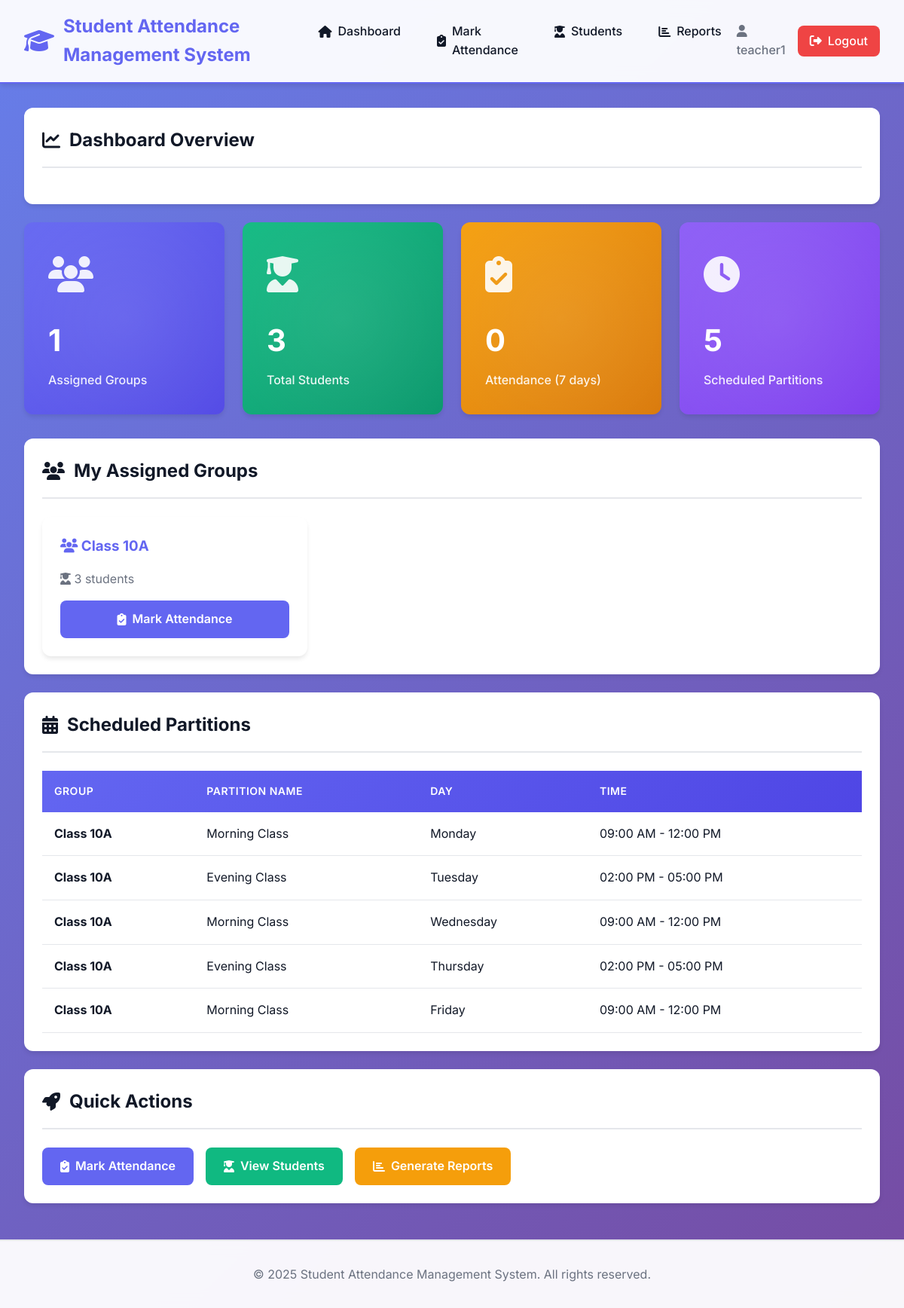
Before: /teacher/dashboard.php (signed in) with the older database file.
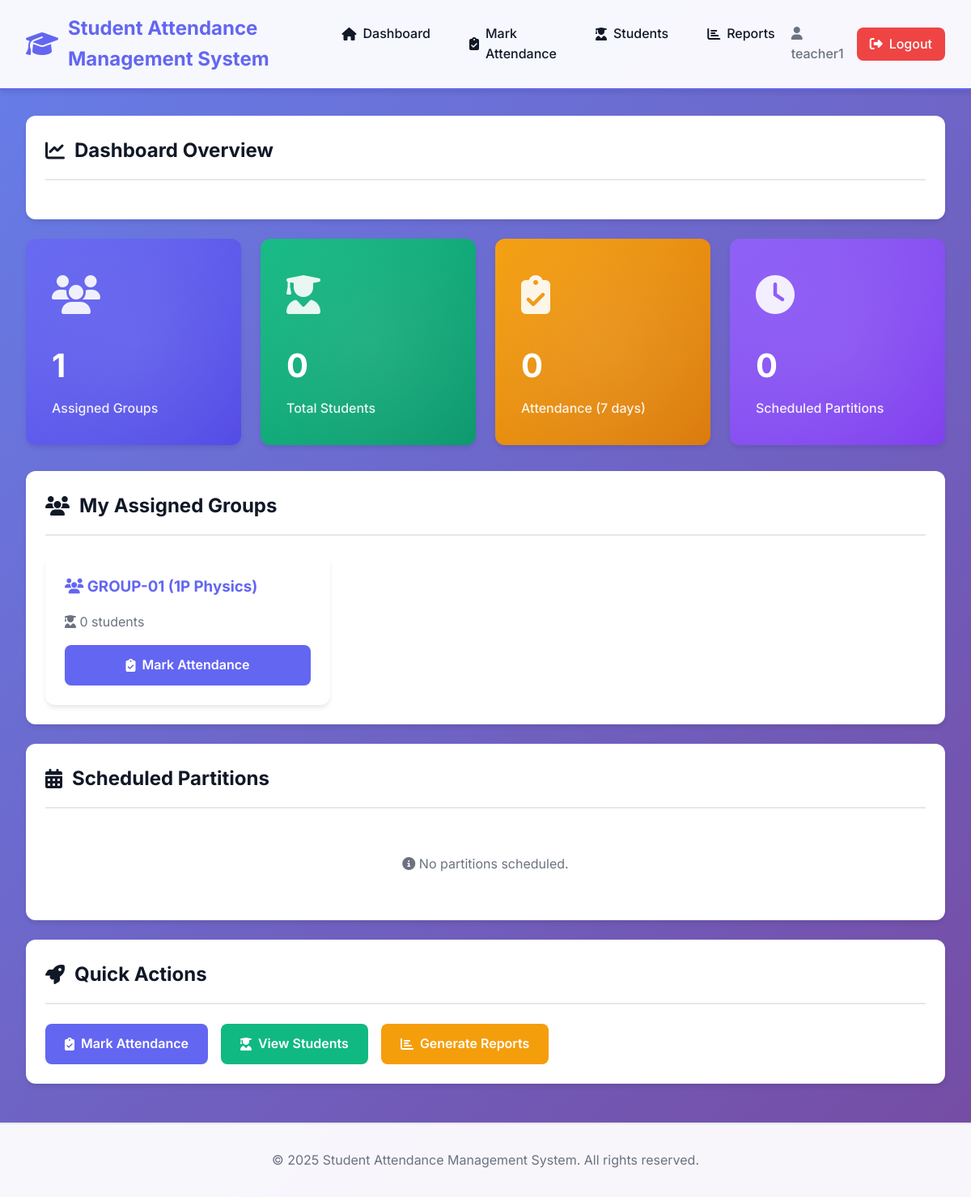
After: the same page with the newer database file.
### tables this page shows
CREATE TABLE groups (
    id INT AUTO_INCREMENT PRIMARY KEY,
    name VARCHAR(100) NOT NULL,
    created_by INT NOT NULL,
    created_at TIMESTAMP DEFAULT CURRENT_TIMESTAMP,
    FOREIGN KEY (created_by) REFERENCES users(id) ON DELETE CASCADE,
    INDEX idx_created_by (created_by)
);

CREATE TABLE partitions (
    id INT AUTO_INCREMENT PRIMARY KEY,
    group_id INT NOT NULL,
    name VARCHAR(100) NOT NULL,
    start_time TIME NOT NULL,
    end_time TIME NOT NULL,
    day_of_week VARCHAR(20) NOT NULL,
    created_at TIMESTAMP DEFAULT CURRENT_TIMESTAMP,
    FOREIGN KEY (group_id) REFERENCES groups(id) ON DELETE CASCADE,
    INDEX idx_group_id (group_id),
    INDEX idx_day_of_week (day_of_week)
);

### includes/functions.php (called while the page is built, shortened)
<?php
function formatTime($time) {
    return date('h:i A', strtotime($time));
}
?>

### teacher/dashboard.php (the view, shortened to what the changed rows need)
<?php
require_once '../includes/header.php';
$teacherId = getTeacherId($pdo, $_SESSION['user_id']);
try {
    $stmt = $pdo->prepare("
        SELECT g.*,
               (SELECT COUNT(*) FROM students WHERE group_id = g.id) as student_count
        FROM groups g
        JOIN group_assignments ga ON g.id = ga.group_id
        WHERE ga.teacher_id = ?
        ORDER BY g.name
    ");
    $stmt->execute([$teacherId]);
    $assignedGroups = $stmt->fetchAll();
    $stmt = $pdo->prepare("
        SELECT COUNT(DISTINCT s.id) as total
        FROM students s
        JOIN group_assignments ga ON s.group_id = ga.group_id
        WHERE ga.teacher_id = ?
    ");
    $stmt->execute([$teacherId]);
    $totalStudents = $stmt->fetchColumn();
    $stmt = $pdo->prepare("
        SELECT p.*, g.name as group_name
        FROM partitions p
        JOIN groups g ON p.group_id = g.id
        JOIN group_assignments ga ON g.id = ga.group_id
        WHERE ga.teacher_id = ?
        ORDER BY
            CASE p.day_of_week
                WHEN 'Monday' THEN 1
                WHEN 'Tuesday' THEN 2
                WHEN 'Wednesday' THEN 3
                WHEN 'Thursday' THEN 4
                WHEN 'Friday' THEN 5
                WHEN 'Saturday' THEN 6
                WHEN 'Sunday' THEN 7
            END,
            p.start_time
        LIMIT 10
    ");
    $stmt->execute([$teacherId]);
    $upcomingPartitions = $stmt->fetchAll();
} catch (PDOException $e) {
    setFlashMessage('danger', 'Error loading dashboard data.');
    $assignedGroups = [];
    $totalStudents = 0;
    $upcomingPartitions = [];
    $recentAttendance = 0;
}
?>
<div class="card">
    <div class="card-header">
        <h2><i class="fas fa-chart-line"></i> Dashboard Overview</h2>
    </div>
</div>
<div class="stats-grid">
    <div class="stat-card">
        <div class="stat-icon">
            <i class="fas fa-user-graduate"></i>
        </div>
        <div class="stat-value"><?php echo $totalStudents; ?></div>
        <div class="stat-label">Total Students</div>
    </div>
    <div class="stat-card">
        <div class="stat-icon">
            <i class="fas fa-clock"></i>
        </div>
        <div class="stat-value"><?php echo count($upcomingPartitions); ?></div>
        <div class="stat-label">Scheduled Partitions</div>
    </div>
</div>
<div class="card">
    <div class="card-header">
        <h2><i class="fas fa-users"></i> My Assigned Groups</h2>
    </div>
    <div class="card-body">
        <?php if (empty($assignedGroups)): ?>
            <p class="text-center" style="color: var(--text-secondary); padding: 2rem;">
                <i class="fas fa-info-circle"></i> No groups assigned yet. Please contact the administrator.
            </p>
        <?php else: ?>
            <div style="display: grid; grid-template-columns: repeat(auto-fill, minmax(300px, 1fr)); gap: 1rem;">
                <?php foreach ($assignedGroups as $group): ?>
                    <div class="card" style="margin: 0;">
                        <div class="card-body">
                            <h3 style="margin-bottom: 1rem; color: var(--primary-color);">
                                <i class="fas fa-users"></i> <?php echo htmlspecialchars($group['name']); ?>
                            </h3>
                            <p style="color: var(--text-secondary); margin-bottom: 1rem;">
                                <i class="fas fa-user-graduate"></i> <?php echo $group['student_count']; ?> students
                            </p>
                            <a href="mark_attendance.php?group_id=<?php echo $group['id']; ?>" class="btn btn-primary btn-block">
                                <i class="fas fa-clipboard-check"></i> Mark Attendance
                            </a>
                        </div>
                    </div>
                <?php endforeach; ?>
            </div>
        <?php endif; ?>
    </div>
</div>
<div class="card">
    <div class="card-header">
        <h2><i class="fas fa-calendar-alt"></i> Scheduled Partitions</h2>
    </div>
    <div class="card-body">
        <?php if (empty($upcomingPartitions)): ?>
            <p class="text-center" style="color: var(--text-secondary); padding: 2rem;">
                <i class="fas fa-info-circle"></i> No partitions scheduled.
            </p>
        <?php else: ?>
            <div class="table-responsive">
                <table>
                    <thead>
                        <tr>
                            <th>Group</th>
                            <th>Partition Name</th>
                            <th>Day</th>
                            <th>Time</th>
                        </tr>
                    </thead>
                    <tbody>
                        <?php foreach ($upcomingPartitions as $partition): ?>
                        <tr>
                            <td><strong><?php echo htmlspecialchars($partition['group_name']); ?></strong></td>
                            <td><?php echo htmlspecialchars($partition['name']); ?></td>
                            <td><?php echo htmlspecialchars($partition['day_of_week']); ?></td>
                            <td><?php echo formatTime($partition['start_time']) . ' - ' . formatTime($partition['end_time']); ?></td>
                        </tr>
                        <?php endforeach; ?>
                    </tbody>
                </table>
            </div>
        <?php endif; ?>
    </div>
</div>
<div class="card">
    <div class="card-header">
        <h2><i class="fas fa-rocket"></i> Quick Actions</h2>
    </div>
</div>
<?php require_once '../includes/footer.php'; ?>

Changed rows visible on the page:
removed partitions: group.name "Class 10A", name "Morning Class", day_of_week "Monday", start_time "09:00 AM", end_time "12:00 PM"
removed partitions: group.name "Class 10A", name "Evening Class", day_of_week "Tuesday", start_time "02:00 PM", end_time "05:00 PM"
removed partitions: group.name "Class 10A", name "Morning Class", day_of_week "Wednesday", start_time "09:00 AM", end_time "12:00 PM"
removed partitions: group.name "Class 10A", name "Evening Class", day_of_week "Thursday", start_time "02:00 PM", end_time "05:00 PM"
removed partitions: group.name "Class 10A", name "Morning Class", day_of_week "Friday", start_time "09:00 AM", end_time "12:00 PM"
changed groups: name "Class 10A" → "GROUP-01 (1P Physics)"; student_count "3" → "0"
Other visible differences:
$totalStudents: "3" → "0"
count($upcomingPartitions): "5" → "0"
text no longer shown: "GROUP PARTITION NAME DAY TIME"
text now shown: "No partitions scheduled."
